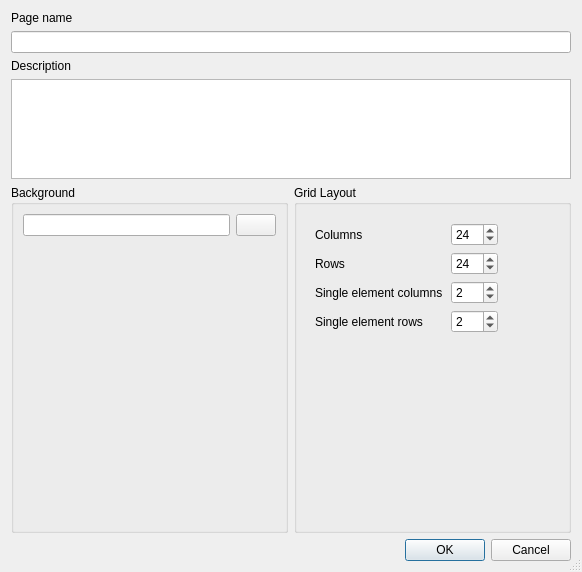
<?xml version="1.0" encoding="UTF-8"?>
<ui version="4.0">
 <class>PageEditorDialog</class>
 <widget class="QDialog" name="PageEditorDialog">
  <property name="geometry">
   <rect>
    <x>0</x>
    <y>0</y>
    <width>582</width>
    <height>572</height>
   </rect>
  </property>
  <property name="windowTitle">
   <string>Dialog</string>
  </property>
  <property name="sizeGripEnabled">
   <bool>true</bool>
  </property>
  <layout class="QVBoxLayout" name="verticalLayout_5">
   <item>
    <widget class="QLabel" name="label">
     <property name="text">
      <string>Page name</string>
     </property>
    </widget>
   </item>
   <item>
    <widget class="QLineEdit" name="lineEdit"/>
   </item>
   <item>
    <widget class="QLabel" name="label_4">
     <property name="text">
      <string>Description</string>
     </property>
    </widget>
   </item>
   <item>
    <widget class="QTextEdit" name="textEdit">
     <property name="maximumSize">
      <size>
       <width>16777215</width>
       <height>100</height>
      </size>
     </property>
    </widget>
   </item>
   <item>
    <layout class="QHBoxLayout" name="horizontalLayout_4">
     <item>
      <widget class="QGroupBox" name="groupBox_2">
       <property name="title">
        <string>Background</string>
       </property>
       <layout class="QVBoxLayout" name="verticalLayout_4">
        <item>
         <layout class="QHBoxLayout" name="horizontalLayout_3">
          <item>
           <widget class="QLineEdit" name="backgroundLineEdit"/>
          </item>
          <item>
           <widget class="QPushButton" name="backgroundPushButton">
            <property name="text">
             <string/>
            </property>
            <property name="icon">
             <iconset resource="../resources/icons/icons.qrc">
              <normaloff>:/icons8_plus_math_32px_1.png</normaloff>:/icons8_plus_math_32px_1.png</iconset>
            </property>
           </widget>
          </item>
         </layout>
        </item>
        <item>
         <widget class="QLabel" name="backgroundPreview">
          <property name="sizePolicy">
           <sizepolicy hsizetype="Preferred" vsizetype="Expanding">
            <horstretch>0</horstretch>
            <verstretch>0</verstretch>
           </sizepolicy>
          </property>
          <property name="text">
           <string/>
          </property>
         </widget>
        </item>
       </layout>
      </widget>
     </item>
     <item>
      <widget class="QGroupBox" name="groupBox">
       <property name="title">
        <string>Grid Layout</string>
       </property>
       <layout class="QVBoxLayout" name="verticalLayout_3">
        <item>
         <widget class="QWidget" name="singleWidget" native="true">
          <property name="enabled">
           <bool>true</bool>
          </property>
          <layout class="QHBoxLayout" name="horizontalLayout_2">
           <item>
            <layout class="QVBoxLayout" name="verticalLayout">
             <item>
              <widget class="QLabel" name="label_2">
               <property name="minimumSize">
                <size>
                 <width>130</width>
                 <height>0</height>
                </size>
               </property>
               <property name="text">
                <string>Columns</string>
               </property>
              </widget>
             </item>
             <item>
              <widget class="QLabel" name="label_3">
               <property name="minimumSize">
                <size>
                 <width>130</width>
                 <height>0</height>
                </size>
               </property>
               <property name="text">
                <string>Rows</string>
               </property>
              </widget>
             </item>
             <item>
              <widget class="QLabel" name="label_5">
               <property name="minimumSize">
                <size>
                 <width>130</width>
                 <height>0</height>
                </size>
               </property>
               <property name="text">
                <string>Single element columns</string>
               </property>
              </widget>
             </item>
             <item>
              <widget class="QLabel" name="label_6">
               <property name="minimumSize">
                <size>
                 <width>130</width>
                 <height>0</height>
                </size>
               </property>
               <property name="text">
                <string>Single element rows</string>
               </property>
              </widget>
             </item>
            </layout>
           </item>
           <item>
            <layout class="QVBoxLayout" name="verticalLayout_2">
             <item>
              <widget class="QSpinBox" name="columnsSpinBox">
               <property name="minimum">
                <number>1</number>
               </property>
               <property name="maximum">
                <number>200</number>
               </property>
               <property name="value">
                <number>24</number>
               </property>
              </widget>
             </item>
             <item>
              <widget class="QSpinBox" name="rowsSpinBox">
               <property name="minimum">
                <number>1</number>
               </property>
               <property name="maximum">
                <number>200</number>
               </property>
               <property name="value">
                <number>24</number>
               </property>
              </widget>
             </item>
             <item>
              <widget class="QSpinBox" name="singleColumnsSpinBox">
               <property name="minimum">
                <number>1</number>
               </property>
               <property name="value">
                <number>2</number>
               </property>
              </widget>
             </item>
             <item>
              <widget class="QSpinBox" name="singleRowsSpinBox">
               <property name="minimum">
                <number>1</number>
               </property>
               <property name="value">
                <number>2</number>
               </property>
              </widget>
             </item>
            </layout>
           </item>
           <item>
            <spacer name="horizontalSpacer">
             <property name="orientation">
              <enum>Qt::Horizontal</enum>
             </property>
             <property name="sizeHint" stdset="0">
              <size>
               <width>40</width>
               <height>20</height>
              </size>
             </property>
            </spacer>
           </item>
          </layout>
         </widget>
        </item>
        <item>
         <spacer name="verticalSpacer">
          <property name="orientation">
           <enum>Qt::Vertical</enum>
          </property>
          <property name="sizeHint" stdset="0">
           <size>
            <width>20</width>
            <height>40</height>
           </size>
          </property>
         </spacer>
        </item>
       </layout>
      </widget>
     </item>
    </layout>
   </item>
   <item>
    <widget class="QDialogButtonBox" name="buttonBox">
     <property name="orientation">
      <enum>Qt::Horizontal</enum>
     </property>
     <property name="standardButtons">
      <set>QDialogButtonBox::Cancel|QDialogButtonBox::Ok</set>
     </property>
    </widget>
   </item>
  </layout>
 </widget>
 <resources>
  <include location="../resources/icons/icons.qrc"/>
 </resources>
 <connections>
  <connection>
   <sender>buttonBox</sender>
   <signal>accepted()</signal>
   <receiver>PageEditorDialog</receiver>
   <slot>accept()</slot>
   <hints>
    <hint type="sourcelabel">
     <x>248</x>
     <y>254</y>
    </hint>
    <hint type="destinationlabel">
     <x>157</x>
     <y>274</y>
    </hint>
   </hints>
  </connection>
  <connection>
   <sender>buttonBox</sender>
   <signal>rejected()</signal>
   <receiver>PageEditorDialog</receiver>
   <slot>reject()</slot>
   <hints>
    <hint type="sourcelabel">
     <x>316</x>
     <y>260</y>
    </hint>
    <hint type="destinationlabel">
     <x>286</x>
     <y>274</y>
    </hint>
   </hints>
  </connection>
 </connections>
</ui>
